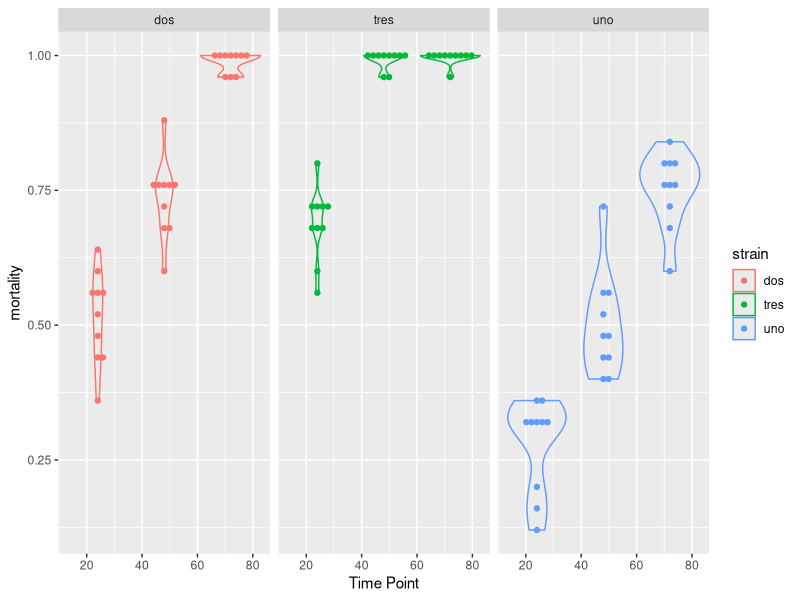

Reproduce this figure in R.
## ---- chunk 1
knitr::opts_chunk$set(echo = TRUE, dpi = 300, dev = "svg")
## ---- chunk 2
library(tidyverse)
library(ggbeeswarm)
setwd("~/bioassay_analysis_workshop/Meeting_3")
data.wide <- read_csv("three.strain.three.timepoints.csv")
head(data.wide)
## ---- chunk 3
data.long<-pivot_longer(data=data.wide,
                        cols = c("dead.hr.24", "dead.hr.48", "dead.hr.72"), #the colums we want to stack
                        names_to = "Time Point", #turn column names into data points
                        values_to = "dead") #move data points to 'dead' column
head(data.long)
## ---- chunk 4
data.long<-mutate(.data=data.long,
                  mortality = dead / total.mosquitoes) #specify new column and calc from existing ones
head(data.long)
## ---- chunk 5
data.long<-mutate(.data=data.long,
                  'Time Point' = gsub(pattern='dead.hr.', replace='', x=data.long$'Time Point'))
head(data.long)
## ---- chunk 6
data.long$'Time Point'<-as.numeric(data.long$'Time Point')
head(data.long)
## ---- chunk 7
data.long %>%
  filter(treatment=="negative.control", #remove treatment bottles
         `Time Point`==72) %>% #select only the final time point
  group_by(strain) %>% #specify the groups we want to separate, if any
  summarize(mortality = ( (sum(dead)) / sum(total.mosquitoes) ) ) #summarize mortality across all control bottles
## ---- chunk 8
data.long %>%
  filter(treatment=="treatment") %>% #filter out the negative control bottles
ggplot(aes(x=`Time Point`, y=mortality, color=strain, group=`Time Point`)) + #define the axes we want and how we want to group the data
  geom_beeswarm(cex = 4) +
  geom_violin(fill=NA) +
  facet_grid(. ~ strain)
